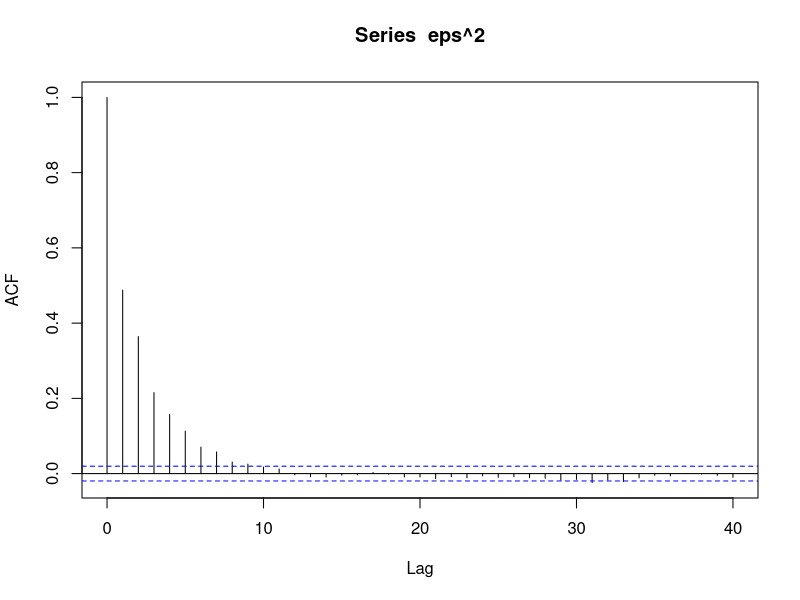
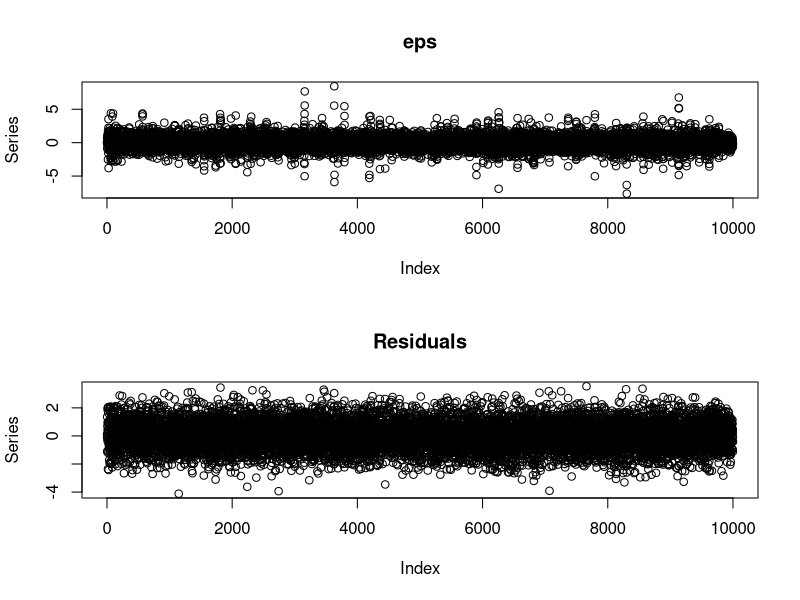
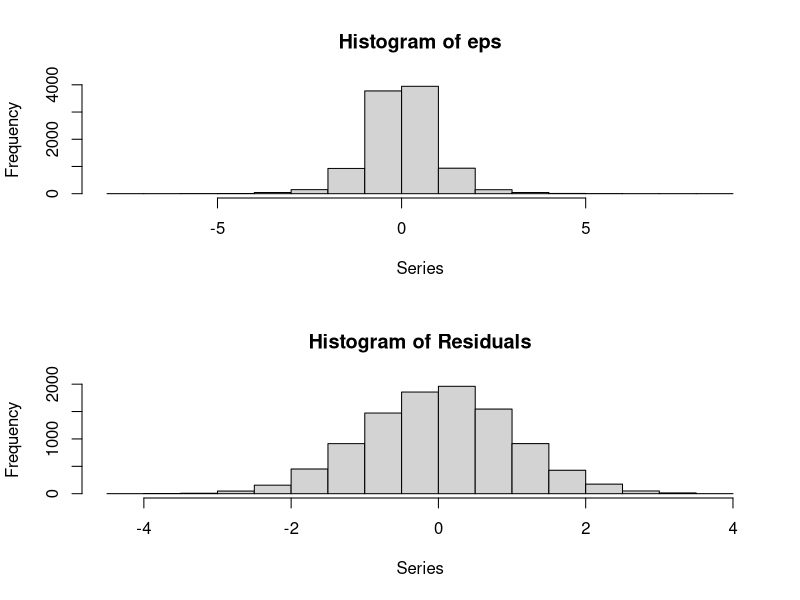
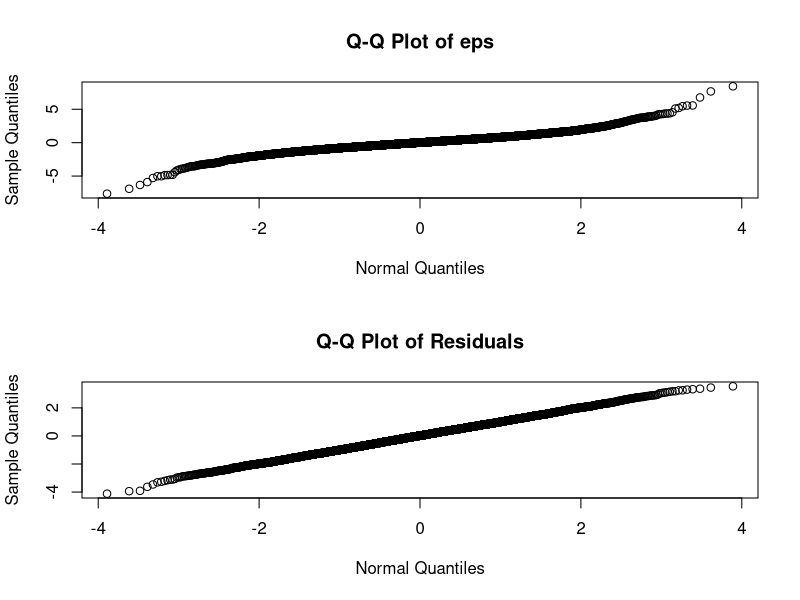
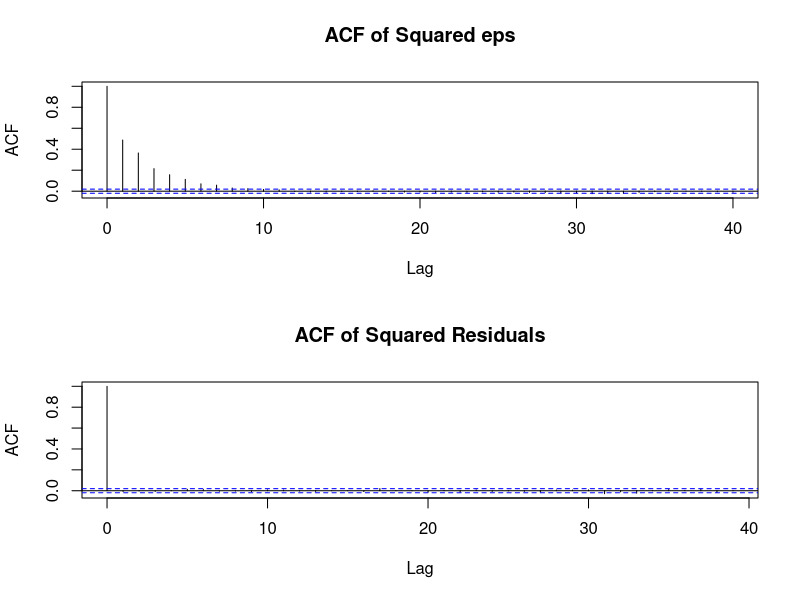

Generate these figures, in order, with R:
# https://www.quantstart.com/articles/Generalised-Autoregressive-Conditional-Heteroskedasticity-GARCH-p-q-Models-for-Time-Series-Analysis

# garch(1,1)
set.seed(2)
a0 <- 0.2
a1 <- 0.5
b1 <- 0.3
w <- rnorm(10000)
eps <- rep(0, 10000)
sigsq <- rep(0, 10000)
for (i in 2:10000) {
   sigsq[i] <- a0 + a1 * (eps[i-1]^2) + b1 * sigsq[i-1]
   eps[i] <- w[i]*sqrt(sigsq[i])
}

acf(eps^2)

require(tseries)

eps.garch <- garch(eps, trace=FALSE)
plot(eps.garch)
confint(eps.garch)


# 
# # financial data with garch
# require(quantmod)
# getSymbols("^FTSE")
# 
# ftrt = diff(log(Cl(FTSE)))
# plot(ftrt)
# 
# ft <- as.numeric(ftrt)
# ft <- ft[!is.na(ft)]
# 
# ft.garch <- garch(ft, trace=F)
# ft.res <- ft.garch$res[-1]
# acf(ft.res^2)